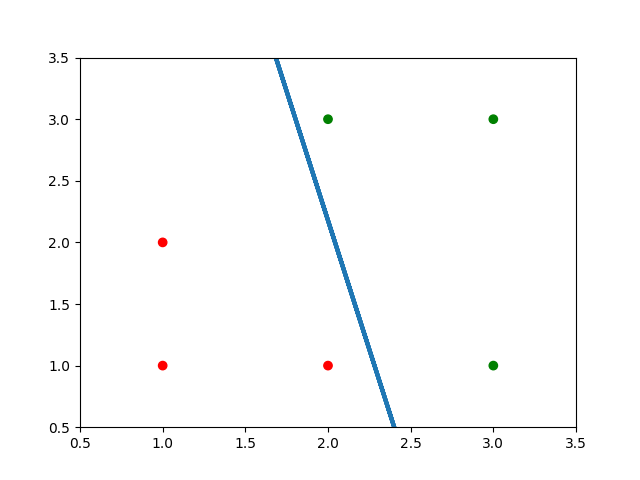

Write Python code to recreate this figure.
import numpy as np
import matplotlib.pyplot as plt

def initialize_w(sz):
    return 0.1 * np.random.random(sz)

def pla_update(X,y,w):
    
    """
    Helper function to implement w(t+1) = w(t) + y_i * x_i for misclassified data (x_i,y_i)
    in one complete episode of all data points in the dataset.
    Inputs:
    X is Nxp Numpy ndarray and y is Nx1 Numpy array.
    y has values in {-1, 1}.
    Returns:
    w 
    found_separating_line:bool
    """
    X0_column = np.expand_dims(np.ones(X.shape[0]), axis=1)
    Xe = np.concatenate((X0_column, X), axis=1) #OK, introduces x0 column
    found_separating_line = True
    for idx in range(len(Xe)):
        h = np.dot(w, Xe[idx])
        if np.sign(h) != y[idx]:
            # update w
            w = w + y[idx] * Xe[idx]
            found_separating_line = False # since updated in this cycle through the data
    return w, found_separating_line

def pla(X,y, max_iter = 1000):
    """
    Implements perceptron learning algorithm.
    X is Nxp Numpy ndarray and y is Nx1 Numpy array.
    y has values in {-1, 1}.
    """
    w = initialize_w(X.shape[1] + 1) # plus 1 for the intercept, i.e., coeff o x0
    found_separating_line = False
    iteration = 0
    while iteration < max_iter + 1: # last one is a check
        iteration += 1
        w, found_separating_line = pla_update(X, y, w) # one pass through all data points
        if found_separating_line:
            print(f"Done by iteration = {iteration}")
            break
    return w, found_separating_line       

def plot_pla_2d(X,y,w, x_cols, savefig_filename=None):

    a, b = x_cols
    x1 = X[:, a]
    x2 = X[:, b]

    w0, w1, w2 = w[0], w[a+1], w[b+1]
    x3 = -(w1/w2) * x1 - w0/w2 #OK

    fig, ax = plt.subplots(1,1)
    colors = ["red" if a==1 else "green" for a in y]
    ax.scatter(x1,x2, c=colors, marker="o")
    ax.plot(x1,x3, lw=3)
    ax.set_xlim((np.min(x1)- 0.5, np.max(x1)+0.5))
    ax.set_ylim((np.min(x2)-0.5,np.max(x2)+0.5))
    if savefig_filename is not None:
        plt.savefig(savefig_filename)
    plt.show()

def simulate_pla(X,y, max_iter=1000, show_plot=False):

    w_for_plots=[]
    X0_column = np.expand_dims(np.ones(X.shape[0]), axis=1)
    Xe = np.concatenate((X0_column, X), axis=1) #OK
    w = initialize_w(Xe.shape[1])
    
    iteration = 0
    while iteration < max_iter + 1: # last one is a check
        iteration += 1
        w, found_separating_line = pla_update(X, y, w) # one pass through all data points
        w_for_plots.append(w)
        if found_separating_line:
            print(f"Done by iteration = {iteration}")
            break
    if show_plot:
        fig, ax = plt.subplots(1,1, figsize=(12, 7))
        x1 = X[:,0]
        x2 = X[:,1]
        
        colors = ["red" if a==1 else "green" for a in y]
        ax.scatter(x1,x2, c=colors, marker="o")

        for w in w_for_plots:
            x3 = -(w[1]/w[2]) * x1 - w[0]/w[2]
            ax.plot(x1,x3, lw=2, alpha=0.5 , label=f"({iteration})")
            ax.text(x1[0], x3[0], f'({iteration})')
        ax.set_xlim((0.5,3.5))
        ax.set_ylim((0.5,3.5))
        plt.legend()
        plt.show()

    return w, found_separating_line

if False:
    w, found_separating_line = simulate_pla(X,y, 100, False )
    print(f"Has converged = {found_separating_line} with coefficients = {w}")

import sys
def get_data():
    # test data
    X = np.array([
        [1,1], [2,1], [3,1], [1,2], [2,3], [3,3]
    ])
    y = np.array([[1],[1],[-1],[1],[-1],[-1]])
    return X, y
def main():
    print(sys.argv)
    if len(sys.argv) > 1:
        max_iter = int(sys.argv[1])
    else:
        max_iter = 1000
  
    X, y = get_data()
    w, has_converged = pla(X,y, max_iter)
    print(f"converged = {has_converged}, coefficients = {w}")
    if has_converged:
        plot_pla_2d(X,y,w, (0,1), "pla.png")
if __name__ == "__main__":

    """
    Organization:
        1. get_data(), not written for this demonstration. Instead, we type the data here.
        2. call pla(X, y, max_iter) # use max_iter to stop the program, especially when not succeeding.
        3. pla() runs upto max_iter update program, pla_update, which starts from a randomly initialized w and updates whenever it encounters a data point that is misclasified.
    """

    main()








    